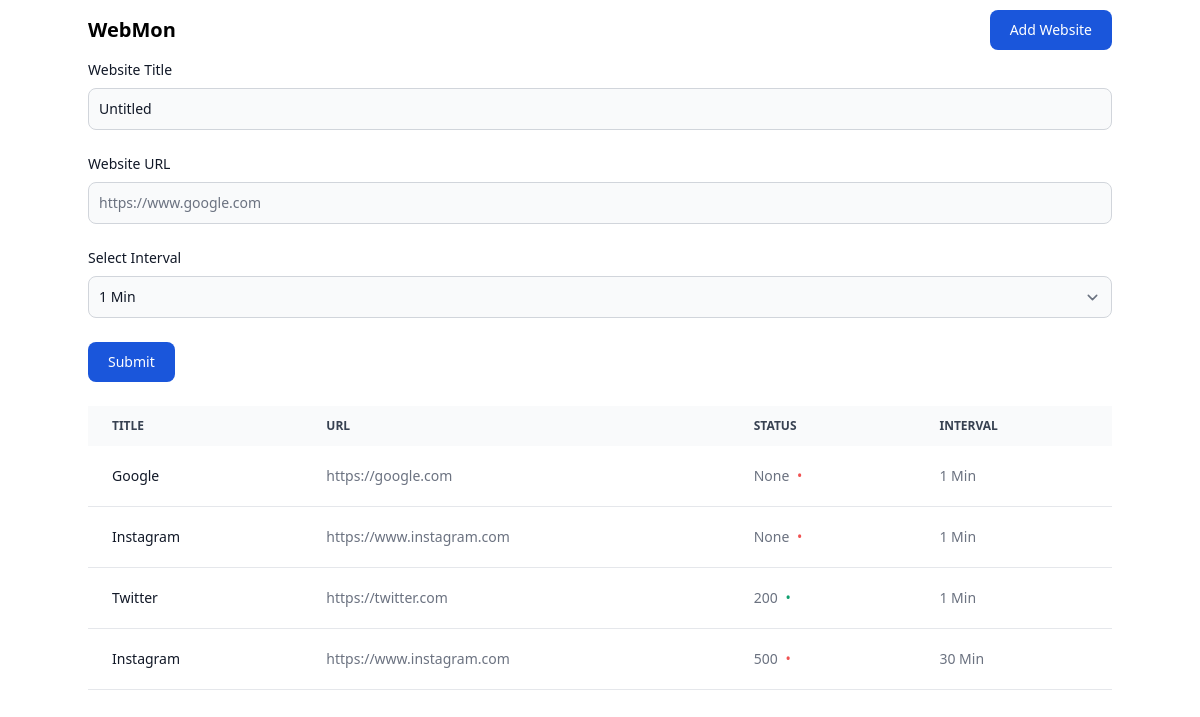
The page /index on the database as committed earlier.
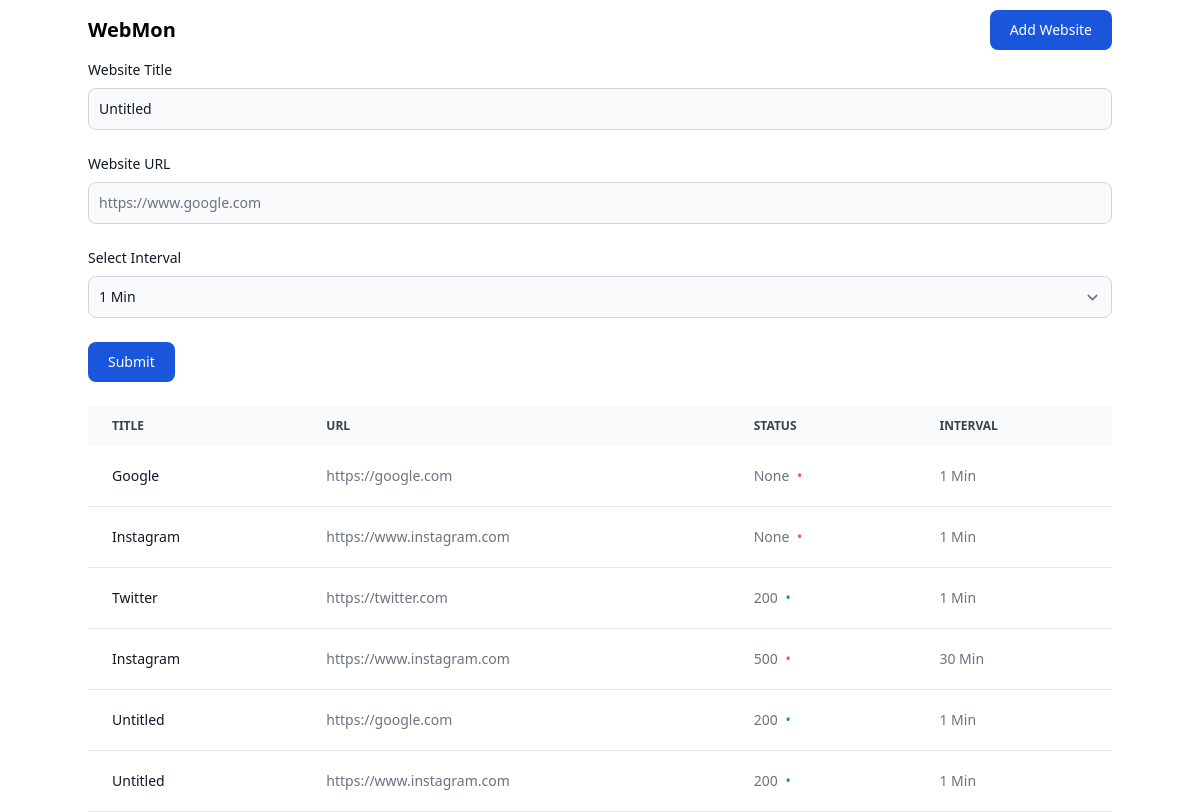
The same page on the database as committed later.
### app.py (models this page shows)
class Websites(db.Model):
    id = db.Column(db.Integer, primary_key=True)
    title = db.Column(db.String(255), nullable=False)
    url = db.Column(db.String(255), nullable=False)
    status = db.Column(db.String(255))
    interval = db.Column(db.String(255), nullable=False)
    date_created = db.Column(db.DateTime, default=datetime.utcnow)

### app.py (the view)
@app.route('/')
@app.route('/index', methods=['GET', 'POST'])
def index():
    title = "Home"
    if request.method == 'POST':
        website_title = request.form.get('title')
        website_url = request.form.get('url')
        monitor_interval = request.form.get('interval')
        website_status = test(website_url)
        new_website = Websites(title=website_title,
                               url=website_url,
                               interval=monitor_interval,
                               status=website_status)
        try:
            db.session.add(new_website)
            db.session.commit()
            return redirect('/')
        except:
            return "Error adding website"
    else:
        websites = Websites.query.order_by(Websites.date_created)
        return render_template('index.html', title=title, websites=websites)

### templates/index.html (shortened to what this page needs)
{% extends "base.html" %}
{% block content %}
  <div class="container mx-auto">
    <form action="/index" method="post">
      <div class="mb-6">
        <label for="title" class="block mb-2 text-sm font-medium text-gray-900 dark:text-gray-300">Website Title</label>
        <input type="text" id="title" name="title" class="bg-gray-50 border border-gray-300 text-gray-900 text-sm rounded-lg focus:ring-blue-500 focus:border-blue-500 block w-full p-2.5 dark:bg-gray-700 dark:border-gray-600 dark:placeholder-gray-400 dark:text-white dark:focus:ring-blue-500 dark:focus:border-blue-500" placeholder="Google" required="" value="Untitled"/>
      </div>
      <div class="mb-6">
        <label for="url" class="block mb-2 text-sm font-medium text-gray-900 dark:text-gray-300">Website URL</label>
        <input type="text"  id="url" name="url" class="bg-gray-50 border border-gray-300 text-gray-900 text-sm rounded-lg focus:ring-blue-500 focus:border-blue-500 block w-full p-2.5 dark:bg-gray-700 dark:border-gray-600 dark:placeholder-gray-400 dark:text-white dark:focus:ring-blue-500 dark:focus:border-blue-500" placeholder="https://www.google.com" required="">
      </div>
      <div class="mb-6">
        <label for="interval" class="block mb-2 text-sm font-medium text-gray-900 dark:text-gray-400">Select Interval</label>
        <select name="interval" id="interval" class="bg-gray-50 border border-gray-300 text-gray-900 text-sm rounded-lg focus:ring-blue-500 focus:border-blue-500 block w-full p-2.5 dark:bg-gray-700 dark:border-gray-600 dark:placeholder-gray-400 dark:text-white dark:focus:ring-blue-500 dark:focus:border-blue-500">
          <option>1 Min</option>
        </select>
      </div>
      <button type="Add Website" class="text-white bg-blue-700 hover:bg-blue-800 focus:ring-4 focus:outline-none focus:ring-blue-300 font-medium rounded-lg text-sm w-full sm:w-auto px-5 py-2.5 text-center dark:bg-blue-600 dark:hover:bg-blue-700 dark:focus:ring-blue-800">Submit</button>
    </form>
    <br>
    <div class="overflow-x-auto relative">
      <table class="w-full text-sm text-left text-gray-500 dark:text-gray-400">
        <thead class="text-xs text-gray-700 uppercase bg-gray-50 dark:bg-gray-700 dark:text-gray-400">
          <tr>
            <th scope="col" class="py-3 px-6">
                    Title
                </th>
            <th scope="col" class="py-3 px-6">
                    URL
                </th>
            <th scope="col" class="py-3 px-6">
                    Status
                </th>
            <th scope="col" class="py-3 px-6">
                    Interval
                </th>
          </tr>
        </thead>
        <tbody>
          {% for website in websites %}
            <tr class="bg-white border-b dark:bg-gray-800 dark:border-gray-700">
              <th scope="row" class="py-4 px-6 font-medium text-gray-900 whitespace-nowrap dark:text-white">
                {{ website.title }}
              </th>
              <td class="py-4 px-6">
                {{ website.url }}
              </td>
              <td class="py-4 px-6">
                {{ website.status }}
                <h1 class="inline-block p-1 {% if website.status == "200" %}text-green-500{% else %}text-red-500
                {% endif %}">&#x2022;</h1>
              </td>
              <td class="py-4 px-6">
                {{ website.interval }}
              </td>
            </tr>
          {% endfor %}
        </tbody>
      </table>
    </div>
  </div>
{% endblock %}

### templates/base.html (shortened to what this page needs)
<!DOCTYPE html>
<html lang="en">
  <head>
    <link rel="stylesheet" href="{{url_for('static',filename='dist/css/output.css')}}">
  </head>
  <body>
    {% include "navbar.html" %}
    {% block content %}{% endblock %}
  </body>
</html>

### templates/navbar.html
<nav class="bg-white border-gray-200 px-2 sm:px-4 py-2.5 rounded dark:bg-gray-900">
  <div class="container flex flex-wrap justify-between items-center mx-auto">
    <a href="https://flowbite.com/" class="flex items-center">
      <span class="self-center text-xl font-semibold whitespace-nowrap dark:text-white">WebMon</span>
    </a>
    <div class="flex md:order-2">
      <button type="button" class="text-white bg-blue-700 hover:bg-blue-800 focus:ring-4 focus:outline-none focus:ring-blue-300 font-medium rounded-lg text-sm px-5 py-2.5 text-center mr-3 md:mr-0 dark:bg-blue-600 dark:hover:bg-blue-700 dark:focus:ring-blue-800">Add Website</button>
    </div>
  </div>
</nav>

Rows that differ between the two databases and show on the page:
added Websites: title "Untitled", url "https://google.com", status "200", interval "1 Min"
added Websites: title "Untitled", url "https://www.instagram.com", status "200", interval "1 Min"
